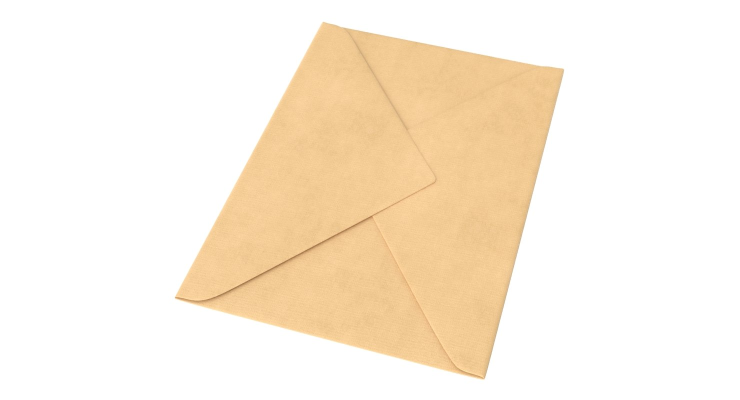
#> input picture ModelIAs/chessboard2.jpg, 1480 x 800 px (shown at 1/2 size)
$ jupyter execute corners.ipynb
#> lines starting #> are read from the running program, lines starting #| are printed output that depends on the picture; after the words box and inside, x2 and y2 are one past the last pixel; in counts of white or black regions, pixels touching at a corner belong together
[cell 1]
import numpy as np
import argparse
import cv2
from PIL import Image

# LEITURA DA IMAGEM
filename = "chessboard2.jpg"
image = cv2.imread(filename)
#> image is the input picture: shape (800, 1480, 3); mean B, G, R 223, 239.3, 251
gray = cv2.cvtColor(image, cv2.COLOR_BGR2GRAY)
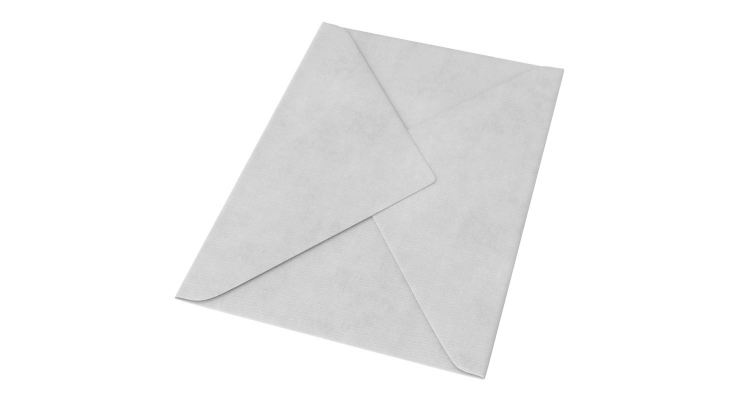
#> gray: shape (800, 1480) (shown at 1/2 size); min 112, max 255, mean 240.9
gray = cv2.bitwise_not(gray)
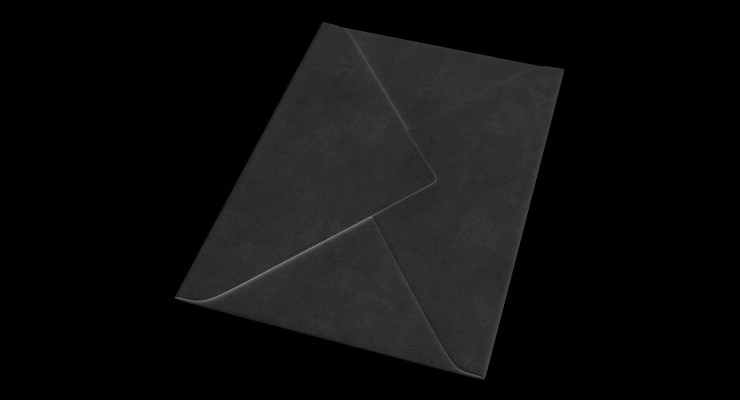
#> gray: shape (800, 1480) (shown at 1/2 size); min 0, max 143, mean 14.1
# LEITURA DA IMAGEM

# ITEM PARA OPENCV
thresh = cv2.threshold(gray, 0, 255, cv2.THRESH_BINARY | cv2.THRESH_OTSU)[1]
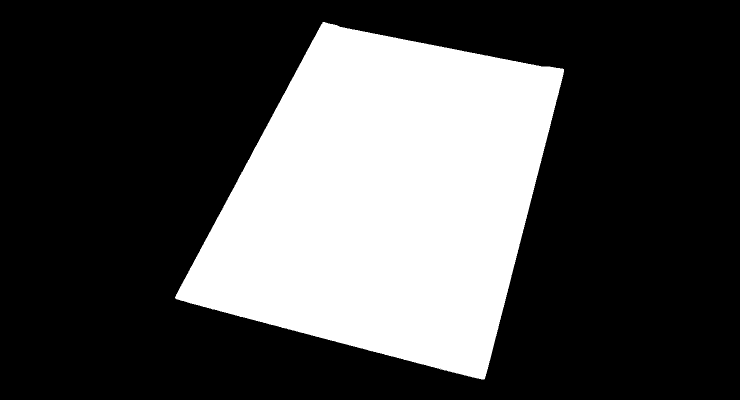
#> thresh: shape (800, 1480) (shown at 1/2 size); 29.9% white; 1 white region, box (x1, y1, x2, y2) and area: (350, 44, 1128, 759) 353670
coords = np.column_stack(np.where(thresh > 0))
#> coords = 353670 pairs, first value 44 to 758, second value 350 to 1127
angle = cv2.minAreaRect(coords)[-1]
#> angle = -14.47
# ITEM PARA OPENCV

# IDENTIFICA ANGULO DIREITA E ESQUERDA
if angle < -45:
    angle = -(90 + angle)
else:
    angle = -angle
#> angle = 14.47
# IDENTIFICA ANGULO DIREITA E ESQUERDA

# HEIGHT AND WIDTH
(h, w) = image.shape[:2]
#> h = 800; w = 1480
center = (w // 2, h // 2)
#> center = (740, 400)
M = cv2.getRotationMatrix2D(center, angle, 1.0)
#> M = [[0.968, 0.25, -76.48], [-0.25, 0.968, 197.6]]
rotated = cv2.warpAffine(image, M, (w, h), flags=cv2.INTER_CUBIC, borderMode=cv2.BORDER_REPLICATE)
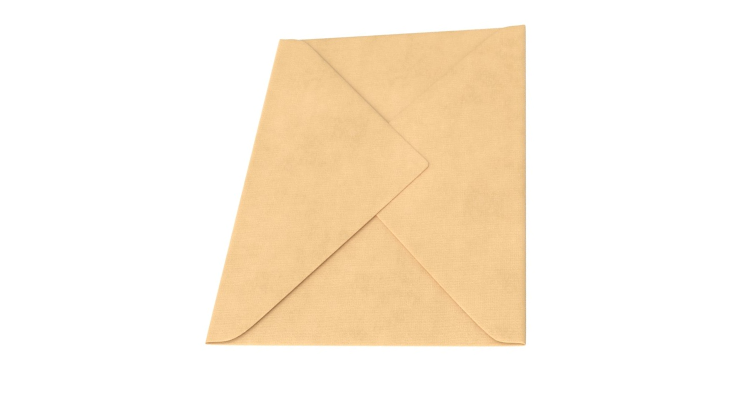
#> rotated: shape (800, 1480, 3) (shown at 1/2 size); mean B, G, R 223, 239.3, 251
# HEIGHT AND WIDTH

# SAVE IMAGEM
cv2.imwrite("imagem.jpg", rotated)
# SAVE IMAGEM


filename = "imagem.jpg"
img = cv2.imread(filename)
gray = cv2.cvtColor(img, cv2.COLOR_BGR2GRAY)
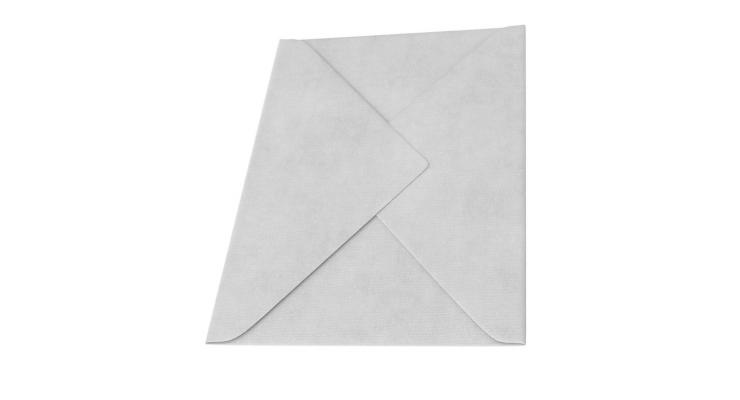
#> gray: shape (800, 1480) (shown at 1/2 size); min 110, max 255, mean 240.9
gray = cv2.bitwise_not(gray)
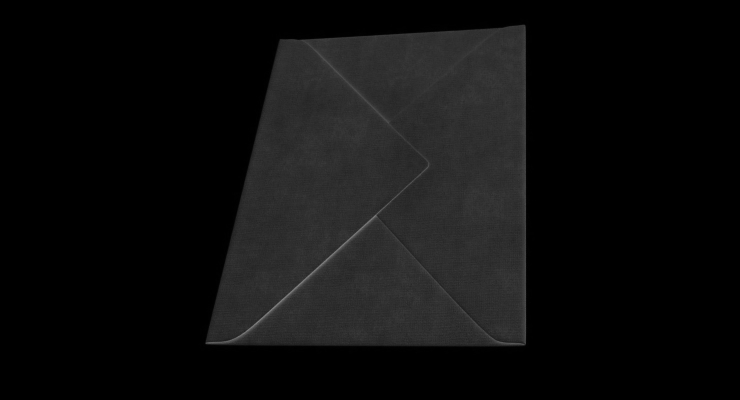
#> gray: shape (800, 1480) (shown at 1/2 size); min 0, max 145, mean 14.1

#Teste essa Parte (Extrair pontos maximos)
gray = np.float32(gray)
dst = cv2.cornerHarris(gray,3,3,0.08)

#result is dilated for marking the corners, not important
dst = cv2.dilate(dst,None)

# Threshold for an optimal value, it may vary depending on the image.
img[ dst > 0.01 * dst.max()] = [0,0,255]
#> img: shape (800, 1480, 3); mean B, G, R 223, 239.3, 251

somarLinha = 0
somarColuna = 0

addCoordinationX = []
addCoordinationY = []

#Valores de pontos extremos da imagem
for i in range(len(img)):
    for j in range(len(img[0])):
        if list(img[i][j]) == [0, 0, 255]:
            addCoordinationX.append(i)
            addCoordinationY.append(j)
#> after the loop, addCoordinationX = 154 values from 49 to 690; addCoordinationY = 154 values, max 1051 at index 6, min 409 at index 98, mean 742.8

print("Largura: " + str(max(addCoordinationX) - min(addCoordinationY)))
#| Largura: 281
print("Altura: " + str(max(addCoordinationY) - min(addCoordinationX)))
#| Altura: 1002

#Valores para left, up, right, bottom para o Crop
area = (min(addCoordinationY), min(addCoordinationX), max(addCoordinationY), max(addCoordinationX))
#> area = (409, 49, 1051, 690)
img  = Image.open("imagem.jpg")
#> img: PIL image 1480x800 RGB
cropped_img = img.crop(area)
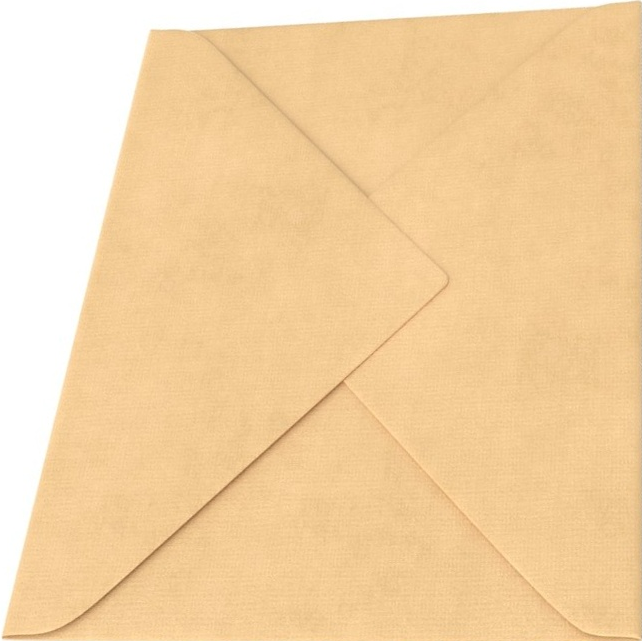
#> cropped_img: PIL image 642x641 RGB; mean R, G, B 243.6, 210.1, 163.5

cropped_img.save("imagem.jpg")

cropped_img.show()

[cell 2]
img= cv2.imread("imagem.jpg")
#> img: shape (641, 642, 3)
#Strech image
width = img.shape[1] # keep original width
#> width = 642
height = img.shape[0] # keep original height
#> height = 641
dim = (width, height) # resize image
#> dim = (642, 641)
resized_w = cv2.resize(img, dim, interpolation = cv2.INTER_AREA)
print("Resized Dimensions : ",resized_w.shape)
#| Resized Dimensions :  (641, 642, 3)
cv2.imwrite("resize_w.png", resized_w)
#> Out = True

#cv2.imshow('dst',img)
#if cv2.waitKey(0) & 0xff == 27:
#    cv2.destroyAllWindows()
